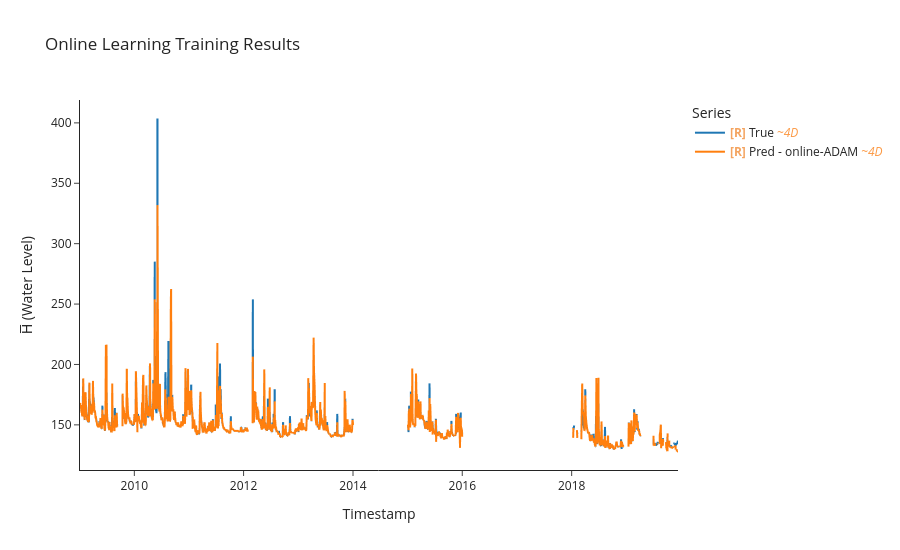

This figure's notebook cell:
### Markdown cell above
## Online Training using ADAM

### Code cell
model, optimizer, criterion = build_mlp(LOOKBACK*N_FEATURES, HORIZON)

y_true, y_pred, time_indices, cutom_adam_batch_losses = uf.train_model_online(model, optimizer,criterion,
                                                                              train_ds, train_df,
                                                                              LOOKBACK, HORIZON, BATCH_SIZE)
#training results
uf.calculate_metrics_and_plot({"online-ADAM": (y_true, y_pred, time_indices)}, 
                              plot_title="Online Learning Training Results",
                              export_metrics= True,
                              export_html= True,
                              export_file_name='results/training/Online Learning Training Results')

### Figure 1 — Plotly figure (JSON) as saved in the notebook; plotly's stock layout.template omitted (floating-point values rounded to 4 significant figures; data arrays with more than 128 entries replaced by an {"elided": "..."} marker saying what was removed)
{"data": [{"hovertemplate": "Legend=True<br>Timestamp=%{x}<br>H̅ (Water Level)=%{y}<extra></extra>", "legendgroup": "True", "line": {"color": "#1f77b4", "dash": "solid", "width": 2}, "marker": {"symbol": "circle"}, "mode": "lines", "name": "<b style=\"color:sandybrown\">[R]</b> True <i style=\"color:#fc9944\">~4D</i>", "showlegend": true, "type": "scattergl", "uid": "940d3618-d178-4d07-a40b-a2a77c18cf98", "x": {"elided": "1011 str values"}, "xaxis": "x", "y": {"elided": "1011 float values"}, "yaxis": "y"}, {"hovertemplate": "Legend=Pred - online-ADAM<br>Timestamp=%{x}<br>H̅ (Water Level)=%{y}<extra></extra>", "legendgroup": "Pred - online-ADAM", "line": {"color": "#ff7f0e", "dash": "solid", "width": 2}, "marker": {"symbol": "circle"}, "mode": "lines", "name": "<b style=\"color:sandybrown\">[R]</b> Pred - online-ADAM <i style=\"color:#fc9944\">~4D</i>", "showlegend": true, "type": "scattergl", "uid": "61321a74-a60e-49a9-9066-87b8a9825b9f", "x": {"elided": "1013 str values"}, "xaxis": "x", "y": {"elided": "1013 float values"}, "yaxis": "y"}], "layout": {"height": 550, "legend": {"title": {"text": "Series"}, "tracegroupgap": 0}, "title": {"text": "Online Learning Training Results"}, "xaxis": {"anchor": "y", "domain": [0, 1], "title": {"text": "Timestamp"}}, "yaxis": {"anchor": "x", "domain": [0, 1], "title": {"text": "H̅ (Water Level)"}}}}
